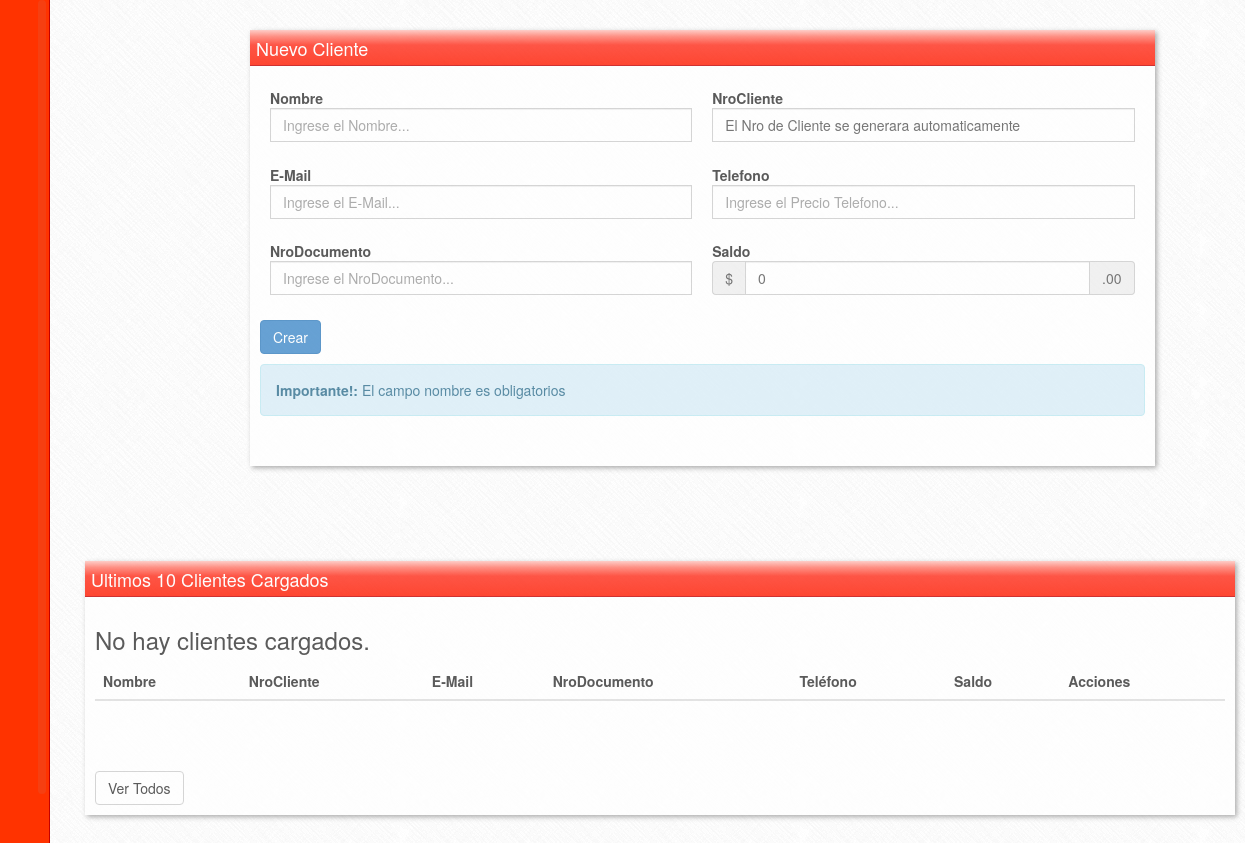
/dashboard/clientes/index.php (signed in), run on an earlier commit of the app's database.
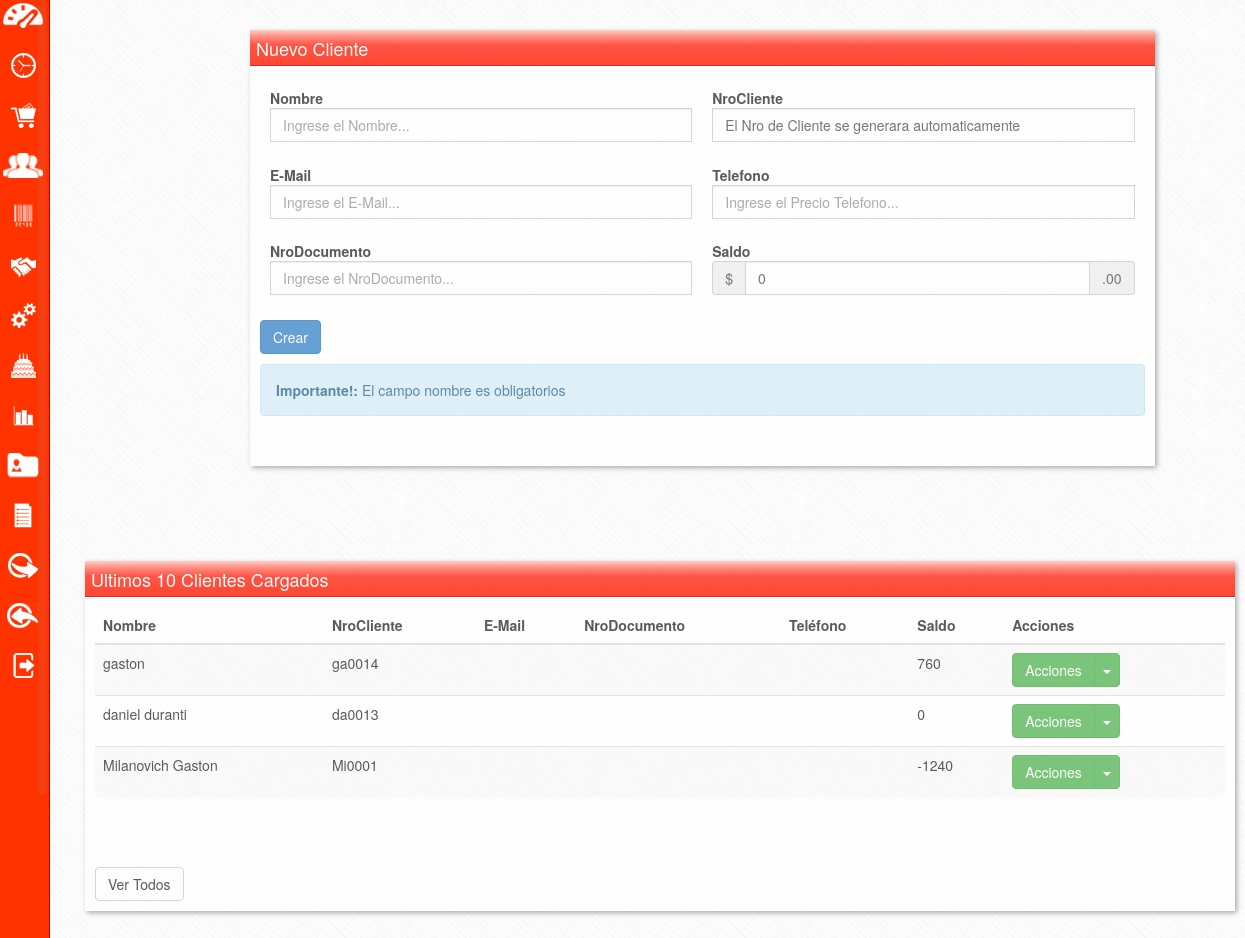
And on a later commit of the database.
### tables this page shows
CREATE TABLE IF NOT EXISTS `lcdd_clientes` (
  `idcliente` int(11) NOT NULL AUTO_INCREMENT,
  `nombre` varchar(45) NOT NULL,
  `nrocliente` varchar(6) NOT NULL,
  `email` varchar(60) DEFAULT NULL,
  `nrodocumento` int(11) DEFAULT NULL,
  `telefono` varchar(25) DEFAULT NULL,
  PRIMARY KEY (`idcliente`)
);

CREATE TABLE IF NOT EXISTS `lcdd_cuentas` (
  `idcuenta` int(11) NOT NULL AUTO_INCREMENT,
  `refcliente` int(11) NOT NULL,
  `saldo` decimal(10,0) NOT NULL,
  PRIMARY KEY (`idcuenta`)
);

### includes/funcionesClientes.php (called while the page is built, shortened)
<?php
class ServiciosClientes {
function traerClientes() {
	$sql	=	"select c.idcliente,c.nombre,c.nrocliente,c.email,c.nrodocumento,c.telefono,cc.saldo
				 from lcdd_clientes c
				 join	lcdd_cuentas cc
				 on c.idcliente = cc.refcliente ";
	$res	=	$this->query($sql,0);
	if ($res == false) {
		return 'Error al traer datos';
	} else {
		return $res;
	}
}
function query($sql,$accion) {
		require_once 'appconfig.php';
		$appconfig	= new appconfig();
		$datos		= $appconfig->conexion();
		$hostname	= $datos['hostname'];
		$database	= $datos['database'];
		$username	= $datos['username'];
		$password	= $datos['password'];
		$conex = mysql_connect($hostname,$username,$password) or die ("no se puede conectar".mysql_error());
                $error = 0;
		$result=mysql_query($sql,$conex);
		if($error==1){
			mysql_query("ROLLBACK");
			return false;
		}
		 else{
			return $result;
		}
	}
}
?>

### includes/appconfig.php (called while the page is built, shortened)
<?php
class appconfig {
function conexion() {
		$hostname = "localhost";
		$database = "lacalderadeldiablo";
		$username = "root";
		$password = "";
		$conexion = array("hostname" => $hostname,
						  "database" => $database,
						  "username" => $username,
						  "password" => $password);
		return $conexion;
}
}
?>

### dashboard/clientes/index.php (the view, shortened to what the changed rows need)
<?php
if (!isset($_SESSION['usua_se']))
{
	header('Location: /lacalderadeldiablo/vistas/');
} else {
require '../../includes/funcionesHTML.php';
$serviciosHTML = new ServiciosHTML();
$resMenu = $serviciosHTML->menu($_SESSION['nombre_se'],"Clientes",$_SESSION['rol_se']);
require '../../includes/funcionesClientes.php';
$serviciosClientes = new ServiciosClientes();
$resClientes = $serviciosClientes->traerClientes();
?>
<!DOCTYPE HTML>
<html>
<head>
<link href="../../css/estiloDash.css" rel="stylesheet" type="text/css">
    <link rel="stylesheet" href="../../css/jquery-ui.css">
    <link rel="stylesheet" href="../../bootstrap/css/bootstrap.min.css"/>
   	  <link href="../../css/perfect-scrollbar.css" rel="stylesheet">
</head>
<body>
<?php echo $resMenu; ?>
<div id="ingoGral" style=" margin-left:240px; padding-top:20px;">
    <div class="boxInfoLargo">
    	<div class="cuerpoBox">
        	<table class="table table-striped">
            	<thead>
                	<tr>
                    	<th>Nombre</th>
                        <th>NroCliente</th>
                        <th>E-Mail</th>
                        <th>NroDocumento</th>
                        <th>Teléfono</th>
                        <th>Saldo</th>
                        <th>Acciones</th>
                    </tr>
                </thead>
                <tbody>
                	<?php
						if (mysql_num_rows($resClientes)>0) {
							while ($row = mysql_fetch_array($resClientes)) {
					?>
                    	<tr>
                        	<td><?php echo utf8_encode($row['nombre']); ?></td>
                            <td><?php echo $row['nrocliente']; ?></td>
                            <td><?php echo $row['email']; ?></td>
                            <td><?php echo $row['nrodocumento']; ?></td>
                            <td><?php echo $row['telefono']; ?></td>
                            <td><?php echo $row['saldo']; ?></td>
                            <td>
                            		<div class="btn-group">
										<button class="btn btn-success" type="button">Acciones</button>
										<button class="btn btn-success dropdown-toggle" data-toggle="dropdown" type="button">
										<span class="caret"></span>
										</button>
									</div>
                             </td>
                        </tr>
                    <?php } ?>
                    <?php } else { ?>
                    	<h3>No hay clientes cargados.</h3>
                    <?php } ?>
                </tbody>
            </table>
        </div>
    </div>
</div>
<?php } ?>
</body>
</html>

### includes/funcionesHTML.php (shortened to what the changed rows need)
<?php
class ServiciosHTML {
function menu($usuario,$titulo,$rol) {
	$sql = "select idmenu,url,icono, nombre, permiso from lcdd_menu where permiso like '%".$rol."%' order by orden";
	$res = $this->query($sql,0);
	$cadmenu = "";
	$cadhover= "";
	$cant = 1;
	while ($row = mysql_fetch_array($res)) {
		if ($titulo == $row['nombre']) {
			$row['url'] = "index.php";
		}
		if (strpos($row['permiso'],$rol) !== false) {
			if ($row['idmenu'] == 1) {
				$cadmenu = $cadmenu.'<li class="arriba"><div class="'.$row['icono'].'"></div><a href="'.$row['url'].'">'.$row['nombre'].'</a></li>';
				$cadhover = $cadhover.' <li class="arriba">
											<div class="'.$row['icono'].'2" id="tooltip'.$cant.'"></div>
											<div class="tooltip-dash">'.$row['nombre'].'</div>
										</li>';
			} else {
				$cadmenu = $cadmenu.'<li><div class="'.$row['icono'].'"></div><a href="'.$row['url'].'">'.$row['nombre'].'</a></li>';
				$cadhover = $cadhover.'  <li>
											<div class="'.$row['icono'].'2" id="tooltip'.$cant.'"></div>
											<div class="tooltip-con">'.$row['nombre'].'</div>
										</li>';
			}
		}
		$cant+=1;
	}
	$menu = '<div id="navigation" >
			<div class="todoMenu">
				<div id="mobile-header">
					Menu
					<p>Usuario: <span style="color: #333; font-weight:900;">'.$usuario.'</span></p>
					<p class="ocultar" style="color: #900; font-weight:bold; cursor:pointer; font-family:"Courier New", Courier, monospace; height:20px;">(Ocultar)</p>
				</div>
				<nav class="nav">
					<ul>
						'.$cadmenu.'
					</ul>
				</nav>
			 </div>
			 <div class="menuHober">
				<ul class="ulHober">
						'.$cadhover.'
					</ul>
			 </div>
		</div>';
	return $menu;
}
Function query($sql,$accion) {
		require_once 'appconfig.php';
		$appconfig	= new appconfig();
		$datos		= $appconfig->conexion();
		$hostname	= $datos['hostname'];
		$database	= $datos['database'];
		$username	= $datos['username'];
		$password	= $datos['password'];
		$conex = mysql_connect($hostname,$username,$password) or die ("no se puede conectar".mysql_error());
		$result = mysql_query($sql,$conex);
		return $result;
	}
}
?>

What changed in the data, as far as the page shows it:
added lcdd_clientes: nombre "gaston", nrocliente "ga0014", lcdd_cuentas.saldo "760"
added lcdd_clientes: nombre "daniel duranti", nrocliente "da0013", lcdd_cuentas.saldo "0"
added lcdd_clientes: nombre "Milanovich Gaston", nrocliente "Mi0001", lcdd_cuentas.saldo "-1240"
Also different on the page:
text no longer shown: "No hay clientes cargados."
